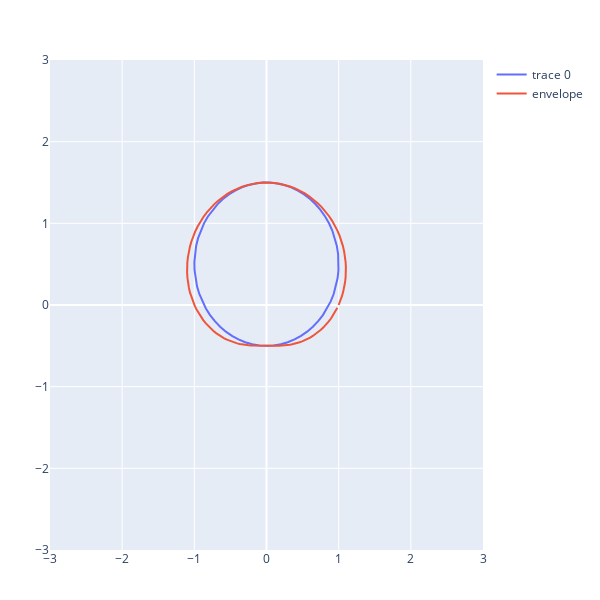

The code cell stored with this chart in its notebook:
### Code cell
layout = Layout(
    xaxis = attr(range = [-3, 3]),
    yaxis = attr(range = [-3, 3]),
    width = 600,
    height = 600
)

c = Circle(Point(0,0.5), 1.)
pc = plotgeometry(c)
pe = plotenvelope(c)
plot([pc,pe],layout)
